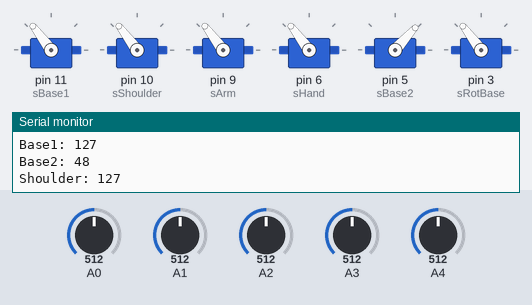
Recording of a sketch running on a simulated Arduino Uno, built with avr-gcc and run on an emulated ATmega328P. On the bench: 6 × servo, the last lines printed to the serial monitor. Inputs (shaded band) come from the test bench; at power-on: A0 = 512, A1 = 512, A2 = 512, A3 = 512, A4 = 512.

Above: at 1.2 s.
1.3 s: A0 set to 649
At 2.0 s:
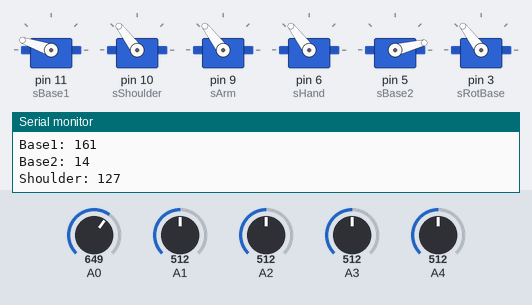
2.9 s: A0 set to 680
At 4.0 s:
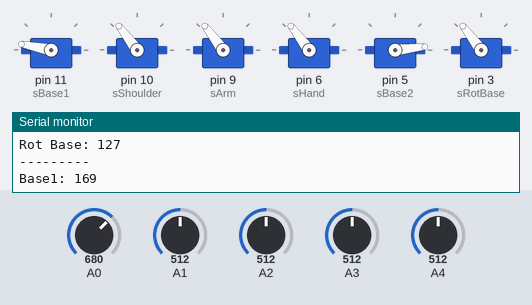
4.5 s: A1 set to 415
At 5.4 s:
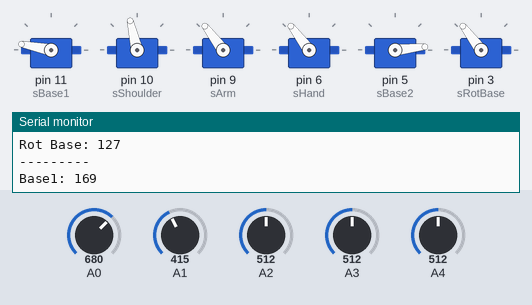
6.1 s: A1 set to 385
At 6.8 s:
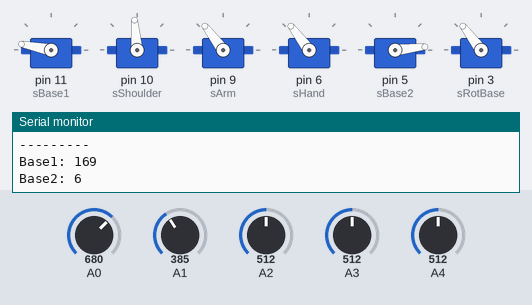
7.6 s: A2 set to 44
At 8.6 s:
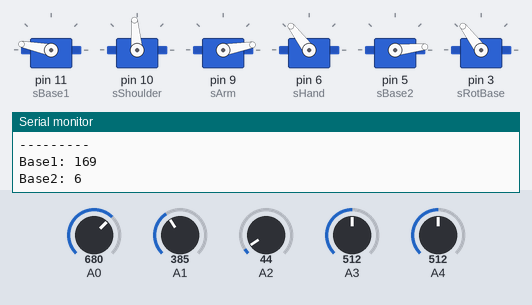
9.2 s: A2 set to 37
At 9.8 s:
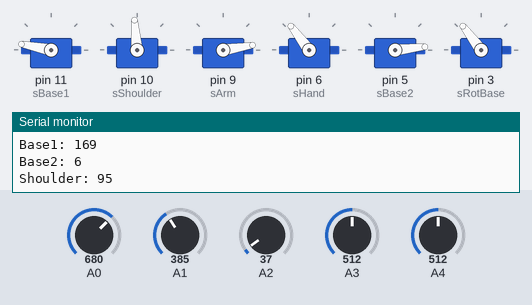
Timing chart, 0 to 11.7 s (numbered marks = the images above; inputs shaded):
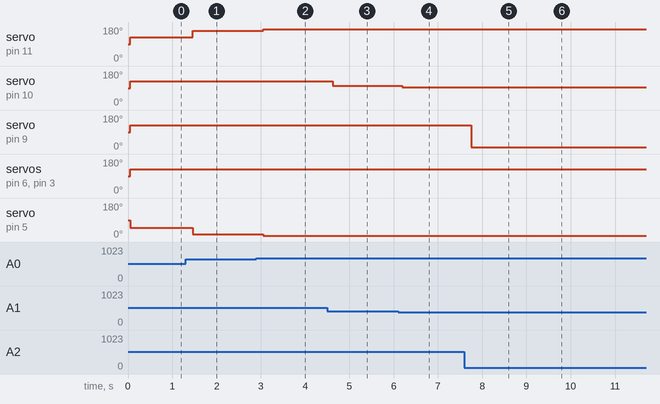

Measured:
- after the input at 1.3 s, servo on pin 11 (sBase1): 127° → 161° after 0.16 s; servo on pin 5 (sBase2): 48° → 14° after 0.16 s
- after the input at 2.9 s, servo on pin 11 (sBase1): 161° → 169° after 0.15 s; servo on pin 5 (sBase2): 14° → 6° after 0.15 s
- after the input at 4.5 s, servo on pin 10 (sShoulder): 127° → 103° after 0.12 s
- after the input at 6.1 s, servo on pin 10 (sShoulder): 103° → 95° after 0.10 s
- after the input at 7.6 s, servo on pin 9 (sArm): 127° → 10° after 0.15 s
- after the input at 9.2 s, servo on pin 9 (sArm): 10° → 9° after 0.08 s

The sketch:

test_pots.ino
```cpp
//#define

#include <Servo.h>

int analogBase = 0;
int analogShoulder = 0;
int analogArm = 0;
int analogHand = 0;
int analogRotBase = 0;

byte servoBase1 = 0;
byte servoBase2 = 0;

byte servoShoulder = 0;
byte servoArm = 0;
byte servoHand = 0;
byte servoRotBase = 0;

  Servo sBase1;
  Servo sBase2;

  Servo sShoulder;
  Servo sArm;
  Servo sHand;

  Servo sRotBase;

void setup() {
  // put your setup code here, to run once:
  sBase1.attach(11);
  sShoulder.attach(10);
  sArm.attach(9);
  sHand.attach(6);
  sBase2.attach(5);
  sRotBase.attach(3);

  Serial.begin(9600);
  Serial.println("Cute ArmBot servo test");
}

void loop() {
    // put your main code here, to run repeatedly:
  analogBase = analogRead(A0);
  analogShoulder = analogRead(A1);
  analogArm = analogRead(A2);
  analogHand = analogRead(A3);
  analogRotBase = analogRead(A4);

  servoBase1 = map(analogBase, 0, 1023, 0, 255);
  // inverting value
  servoBase2 = map(analogBase, 0, 1023, 255, 0);
  if(servoBase2 >= 80) { servoBase2 -= 80; }
  else servoBase2 = 0;

  servoShoulder = map(analogShoulder, 0, 1023, 0, 255);
  servoArm = map(analogArm, 0, 1023, 0, 255);
  servoHand = map(analogHand, 0, 1023, 0, 255);
  servoRotBase = map(analogRotBase, 0, 1023, 0, 255);

  Serial.print("Base1: ");
  Serial.println(servoBase1);
  Serial.print("Base2: ");
  Serial.println(servoBase2);

  Serial.print("Shoulder: ");
  Serial.println(servoShoulder);
  Serial.print("Arm: ");
  Serial.println(servoArm);
  Serial.print("Hand: ");
  Serial.println(servoHand);
  Serial.print("Rot Base: ");
  Serial.println(servoRotBase);
  Serial.println("---------");

  sBase1.write(servoBase1);
  sBase2.write(servoBase2);

  sShoulder.write(servoShoulder);
  sArm.write(servoArm);
  sHand.write(servoHand);

  sRotBase.write(servoRotBase);
  delay(15);

}
```
